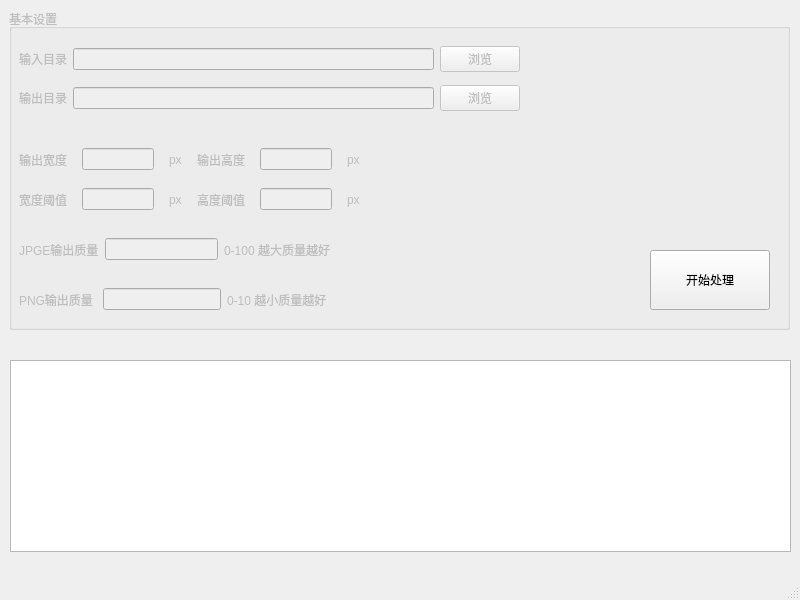
<?xml version="1.0" encoding="UTF-8"?>
<ui version="4.0">
 <class>MainWindow</class>
 <widget class="QMainWindow" name="MainWindow">
  <property name="geometry">
   <rect>
    <x>0</x>
    <y>0</y>
    <width>800</width>
    <height>600</height>
   </rect>
  </property>
  <property name="windowTitle">
   <string>图片压缩 - 支持JPGE、JPG、PNG、TGA格式</string>
  </property>
  <widget class="QWidget" name="centralwidget">
   <property name="enabled">
    <bool>true</bool>
   </property>
   <widget class="QGroupBox" name="group_setting">
    <property name="enabled">
     <bool>false</bool>
    </property>
    <property name="geometry">
     <rect>
      <x>9</x>
      <y>9</y>
      <width>781</width>
      <height>321</height>
     </rect>
    </property>
    <property name="title">
     <string>基本设置</string>
    </property>
    <widget class="QWidget" name="verticalLayoutWidget">
     <property name="geometry">
      <rect>
       <x>10</x>
       <y>30</y>
       <width>501</width>
       <height>80</height>
      </rect>
     </property>
     <layout class="QVBoxLayout" name="verticalLayout">
      <item>
       <layout class="QHBoxLayout" name="horizontalLayout_2">
        <item>
         <widget class="QLabel" name="label">
          <property name="text">
           <string>输入目录</string>
          </property>
         </widget>
        </item>
        <item>
         <widget class="QLineEdit" name="input_input"/>
        </item>
        <item>
         <widget class="QPushButton" name="btn_openInput">
          <property name="text">
           <string>浏览</string>
          </property>
         </widget>
        </item>
       </layout>
      </item>
      <item>
       <layout class="QHBoxLayout" name="horizontalLayout_3">
        <item>
         <widget class="QLabel" name="label_2">
          <property name="text">
           <string>输出目录</string>
          </property>
         </widget>
        </item>
        <item>
         <widget class="QLineEdit" name="input_output"/>
        </item>
        <item>
         <widget class="QPushButton" name="btn_openOutput">
          <property name="text">
           <string>浏览</string>
          </property>
         </widget>
        </item>
       </layout>
      </item>
     </layout>
    </widget>
    <widget class="QWidget" name="horizontalLayoutWidget_5">
     <property name="geometry">
      <rect>
       <x>10</x>
       <y>130</y>
       <width>341</width>
       <height>41</height>
      </rect>
     </property>
     <layout class="QHBoxLayout" name="horizontalLayout_7">
      <property name="spacing">
       <number>15</number>
      </property>
      <item>
       <layout class="QHBoxLayout" name="horizontalLayout_5">
        <item>
         <widget class="QLabel" name="label_7">
          <property name="text">
           <string>输出宽度</string>
          </property>
         </widget>
        </item>
        <item>
         <widget class="QLineEdit" name="input_width"/>
        </item>
        <item>
         <widget class="QLabel" name="label_8">
          <property name="text">
           <string>px</string>
          </property>
         </widget>
        </item>
       </layout>
      </item>
      <item>
       <layout class="QHBoxLayout" name="horizontalLayout_4">
        <item>
         <widget class="QLabel" name="label_5">
          <property name="text">
           <string>输出高度</string>
          </property>
         </widget>
        </item>
        <item>
         <widget class="QLineEdit" name="input_height"/>
        </item>
        <item>
         <widget class="QLabel" name="label_3">
          <property name="text">
           <string>px</string>
          </property>
         </widget>
        </item>
       </layout>
      </item>
     </layout>
    </widget>
    <widget class="QWidget" name="horizontalLayoutWidget_6">
     <property name="geometry">
      <rect>
       <x>10</x>
       <y>170</y>
       <width>341</width>
       <height>41</height>
      </rect>
     </property>
     <layout class="QHBoxLayout" name="horizontalLayout_11">
      <property name="spacing">
       <number>15</number>
      </property>
      <item>
       <layout class="QHBoxLayout" name="horizontalLayout_12">
        <item>
         <widget class="QLabel" name="label_14">
          <property name="text">
           <string>宽度阈值</string>
          </property>
         </widget>
        </item>
        <item>
         <widget class="QLineEdit" name="input_maxWidth"/>
        </item>
        <item>
         <widget class="QLabel" name="label_15">
          <property name="text">
           <string>px</string>
          </property>
         </widget>
        </item>
       </layout>
      </item>
      <item>
       <layout class="QHBoxLayout" name="horizontalLayout_13">
        <item>
         <widget class="QLabel" name="label_16">
          <property name="text">
           <string>高度阈值</string>
          </property>
         </widget>
        </item>
        <item>
         <widget class="QLineEdit" name="input_maxHeight"/>
        </item>
        <item>
         <widget class="QLabel" name="label_17">
          <property name="text">
           <string>px</string>
          </property>
         </widget>
        </item>
       </layout>
      </item>
     </layout>
    </widget>
    <widget class="QWidget" name="horizontalLayoutWidget_7">
     <property name="geometry">
      <rect>
       <x>10</x>
       <y>220</y>
       <width>311</width>
       <height>41</height>
      </rect>
     </property>
     <layout class="QHBoxLayout" name="horizontalLayout_14">
      <item>
       <widget class="QLabel" name="label_18">
        <property name="text">
         <string>JPGE输出质量</string>
        </property>
       </widget>
      </item>
      <item>
       <widget class="QLineEdit" name="input_jpgeQuality"/>
      </item>
      <item>
       <widget class="QLabel" name="label_19">
        <property name="font">
         <font>
          <weight>50</weight>
          <italic>false</italic>
          <bold>false</bold>
         </font>
        </property>
        <property name="text">
         <string>0-100 越大质量越好</string>
        </property>
        <property name="textFormat">
         <enum>Qt::PlainText</enum>
        </property>
       </widget>
      </item>
     </layout>
    </widget>
    <widget class="QWidget" name="horizontalLayoutWidget_8">
     <property name="geometry">
      <rect>
       <x>10</x>
       <y>270</y>
       <width>311</width>
       <height>41</height>
      </rect>
     </property>
     <layout class="QHBoxLayout" name="horizontalLayout_15">
      <item>
       <widget class="QLabel" name="label_20">
        <property name="text">
         <string>PNG输出质量 </string>
        </property>
       </widget>
      </item>
      <item>
       <widget class="QLineEdit" name="input_pngCompression"/>
      </item>
      <item>
       <widget class="QLabel" name="label_21">
        <property name="text">
         <string>0-10 越小质量越好 </string>
        </property>
       </widget>
      </item>
     </layout>
    </widget>
   </widget>
   <widget class="QTextBrowser" name="textBrowser">
    <property name="geometry">
     <rect>
      <x>10</x>
      <y>360</y>
      <width>781</width>
      <height>192</height>
     </rect>
    </property>
    <property name="html">
     <string>&lt;!DOCTYPE HTML PUBLIC &quot;-//W3C//DTD HTML 4.0//EN&quot; &quot;http://www.w3.org/TR/REC-html40/strict.dtd&quot;&gt;
&lt;html&gt;&lt;head&gt;&lt;meta name=&quot;qrichtext&quot; content=&quot;1&quot; /&gt;&lt;style type=&quot;text/css&quot;&gt;
p, li { white-space: pre-wrap; }
&lt;/style&gt;&lt;/head&gt;&lt;body style=&quot; font-family:'SimSun'; font-size:9pt; font-weight:400; font-style:normal;&quot;&gt;
&lt;p style=&quot;-qt-paragraph-type:empty; margin-top:0px; margin-bottom:0px; margin-left:0px; margin-right:0px; -qt-block-indent:0; text-indent:0px;&quot;&gt;&lt;br /&gt;&lt;/p&gt;&lt;/body&gt;&lt;/html&gt;</string>
    </property>
   </widget>
   <widget class="QPushButton" name="btn_start">
    <property name="geometry">
     <rect>
      <x>650</x>
      <y>250</y>
      <width>120</width>
      <height>60</height>
     </rect>
    </property>
    <property name="text">
     <string>开始处理</string>
    </property>
   </widget>
  </widget>
  <widget class="QStatusBar" name="statusbar"/>
 </widget>
 <resources/>
 <connections/>
</ui>
